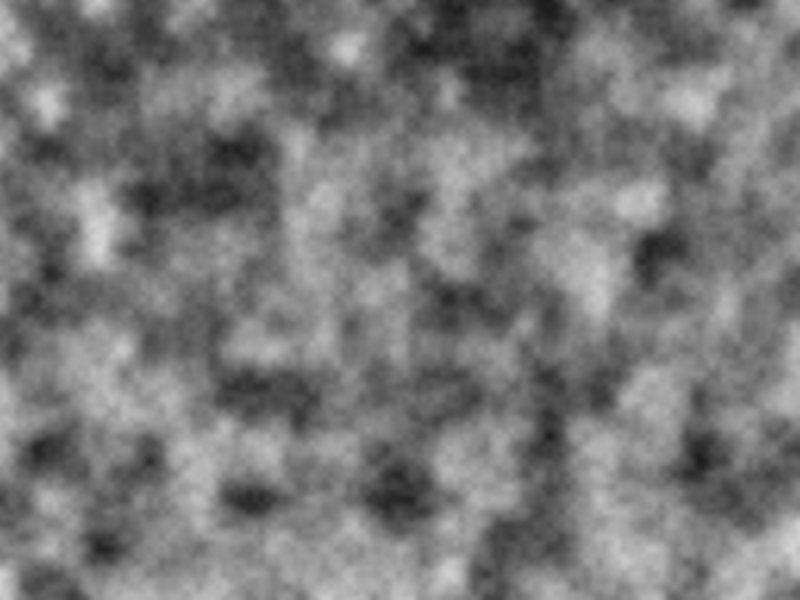
Frame 1 (no input)
Frame 2 (the mouse pressed at the canvas centre, redrawn once): identical to frame 1, image omitted

The Processing sketch that drew this single still picture (run headless with seeded random() and noise(); the mouse was pressed at the canvas centre and the sketch redrawn once):

// Processing sketch: example_random_noise_2D
// ── example_random_noise_2D.pde
// Daniel Shiffman
// The Nature of Code
// http://natureofcode.com

float increment = 0.02;

void setup() {
  size(800,600);
  noLoop();
}

void draw() {
  background(0);
  
  // Optional: adjust noise detail here
  // noiseDetail(8,0.65f);
  
  loadPixels();

  float xoff = 0.0; // Start xoff at 0
  
  // For every x,y coordinate in a 2D space, calculate a noise value and produce a brightness value
  for (int x = 0; x < width; x++) {
    xoff += increment;   // Increment xoff 
    float yoff = 0.0;   // For every xoff, start yoff at 0
    for (int y = 0; y < height; y++) {
      yoff += increment; // Increment yoff
      
      // Calculate noise and scale by 255
      float bright = noise(xoff,yoff)*255;

      // Try using this line instead
      //float bright = random(0,255);
      
      // Set each pixel onscreen to a grayscale value
      pixels[x+y*width] = color(bright);
    }
  }
  
  updatePixels();
}
